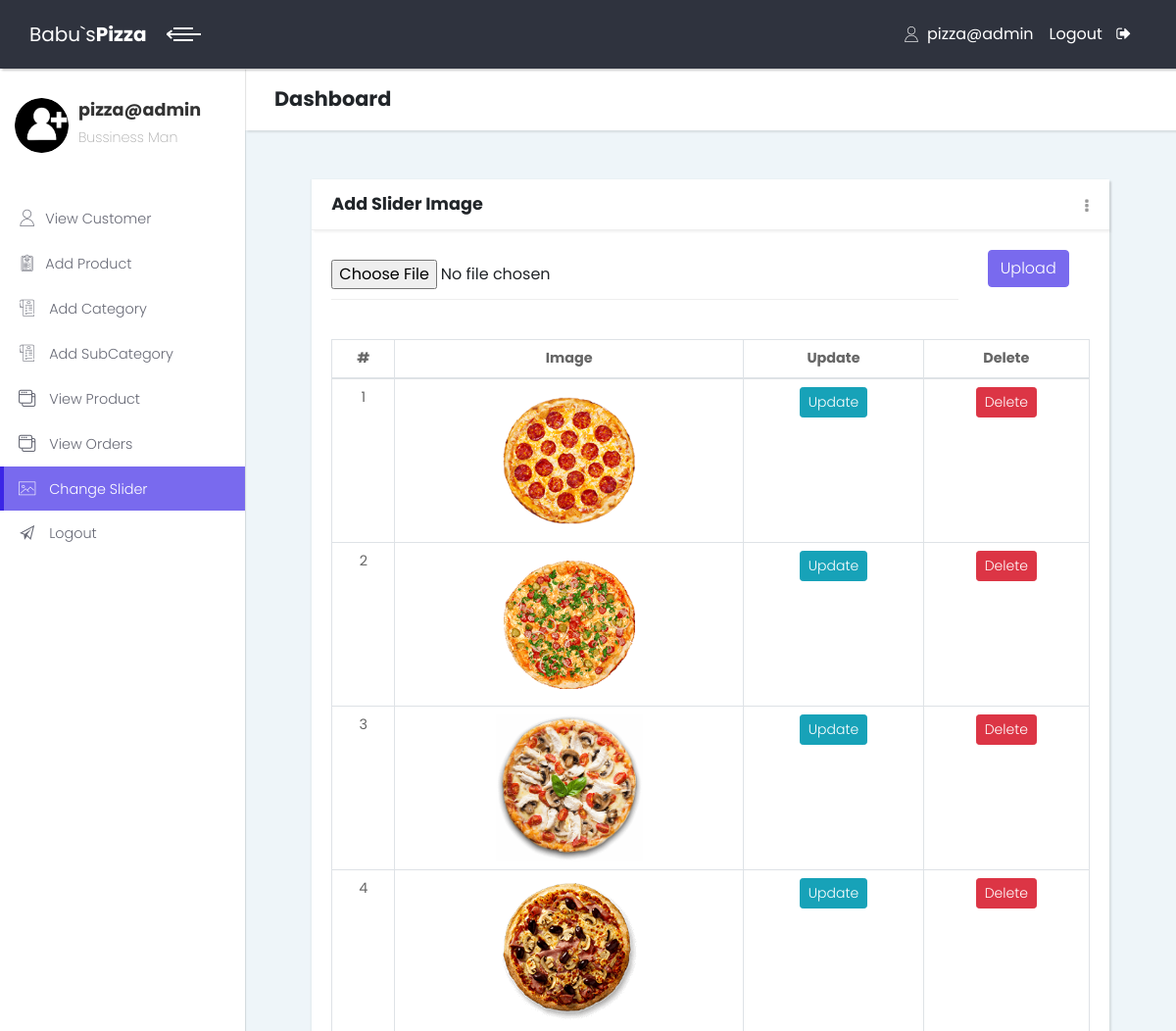
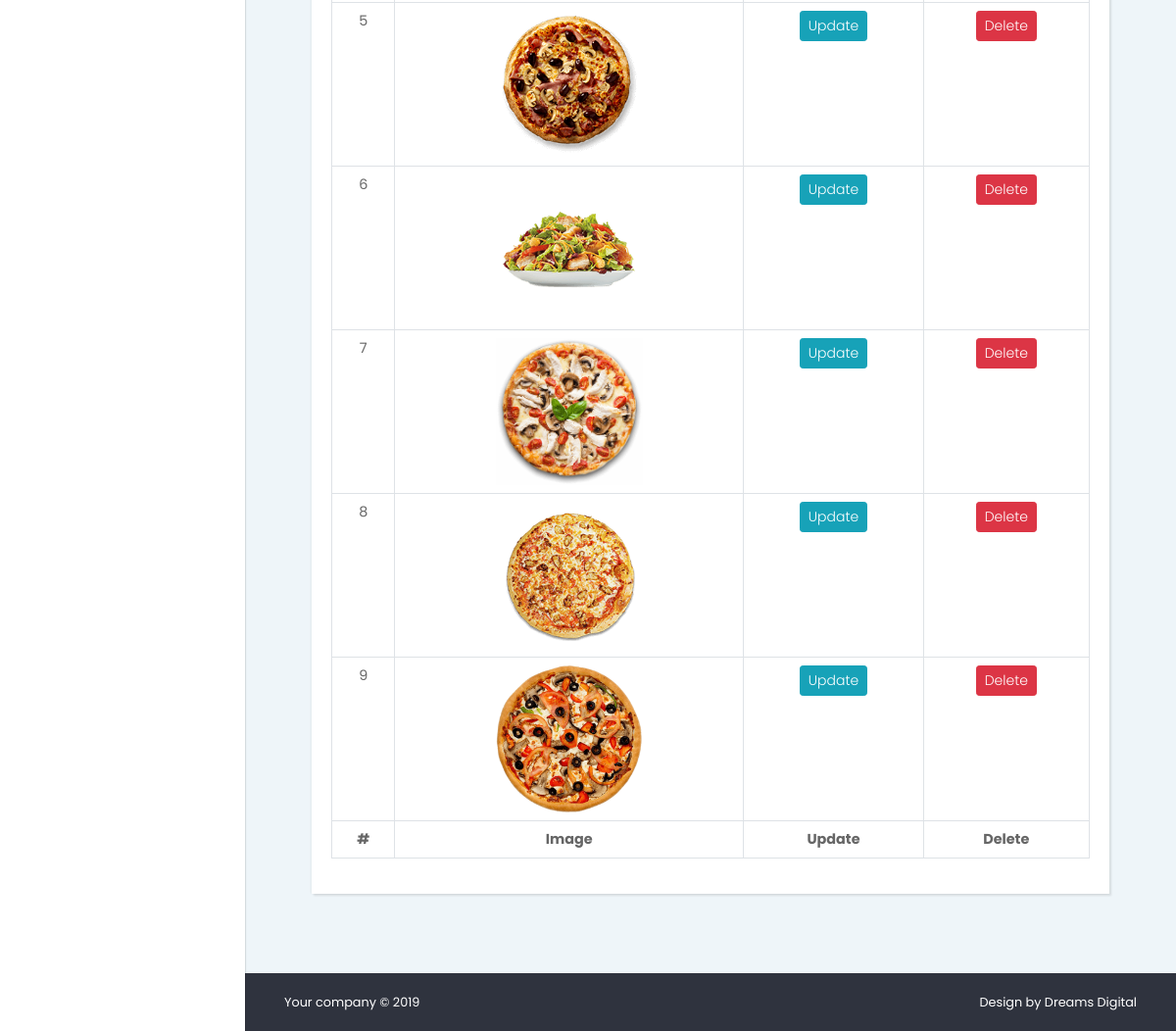
Page /Admin/change_slider.php (signed in) on the committed database (2 pictures, top to bottom).
### tables this page shows
CREATE TABLE `slider` (
  `slid_id` int(11) NOT NULL,
  `slide` varchar(255) NOT NULL
);

### Admin/change_slider.php (the view, shortened to what this page needs)
<?php include 'pages/header.php';?>
<div class="page-content d-flex align-items-stretch">
        <nav class="side-navbar">
          <div class="sidebar-header d-flex align-items-center">
            <div class="avatar">
            <img src="img/admin.png" alt="..." class="img-fluid rounded-circle">
            </div>
            <div class="title">
              <h1 class="h4">
                <?php echo $_SESSION['admin']; ?>
              </h1>
              <p>Bussiness Man</p>
            </div>
          </div>
          <ul class="list-unstyled">
            <li >
              <a href="view_customer.php">
                <i class="icon-user">
                </i>View Customer
              </a>
            </li>
            <li>
              <a href="add_product.php">
                <i class="icon-padnote">
                </i>Add Product
              </a>
            </li>
            <li>
              <a href="add_category.php">
                <i class="icon-bill"></i>
                Add Category
              </a>
              </li>
              <li class="">
                <a href="subcategory.php">
                  <i class="icon-bill"></i>
                    Add SubCategory
                </a>
            </li>
            <li>
              <a href="view_product.php">
                <i class="icon-interface-windows"></i>
                View Product
              </a>
            </li>
            <li>
              <a href="view_orders.php">
                <i class="icon-interface-windows"></i>
                View Orders
              </a>
            </li>
            <li class="active">
              <a href="change_slider.php">
                <i class="icon-picture"></i>
              Change Slider
            </a>
          </li>
            <li>
              <a href="logout.php">
                <i class="icon-paper-airplane"></i>
              Logout </a>
            </li>
          </ul>
        </nav>
        <div class="content-inner">
          <header class="page-header">
            <div class="container-fluid">
              <h2 class="no-margin-bottom">Dashboard</h2>
            </div>
          </header>
          <section class="updates padding-top">
            <div class="container-fluid">
              <div class="row justify-content-center">
                <div class="col-lg-11">
                  <div class="recent-updates card">
                    <div class="card-close">
                      <div class="dropdown">
                        <button type="button" id="closeCard6" data-toggle="dropdown" aria-haspopup="true" aria-expanded="false" class="dropdown-toggle"><i class="fa fa-ellipsis-v"></i></button>
                      </div>
                    </div>
                    <div class="card-header">
                      <h3 class="h4">Add Slider Image</h3>
                    </div>
                      <div class="card-body padding">
                        <form action=""  method="post" enctype="multipart/form-data">
                          <div class="row">
                              <div class="col-sm-10">
                                <div class="form-group">
                                  <input type="file" name="file"  class="input-material" autofocus="autofocus" placeholder="Upload slider image..">
                                </div>
                              </div>
                              <div class="col-sm-2">
                                <div class="form-group">
                                  <button type="submit" name="upload" class="btn btn-primary">Upload</button>
                                </div>
                              </div>
                          </div>
                        </form>
                        <table id="myTable" class="table table-bordered table-hover text-black text-center mt-4">
                            <thead class="text-black">
                            <tr class="text-black">
                              <th>#</th>
                              <th>Image</th>
                              <th>Update</th>
                              <th>Delete</th>
                            </tr>
                            </thead>
                            <tbody>
                              <?php
                              $query="SELECT * FROM slider";
                              $run=mysqli_query($con,$query);
                              while ($row=mysqli_fetch_array($run)) {
                                $img=$row['slide'];
                                ?>
                                  <tr>
                                    <td><?php echo $row['slid_id'];?></td>
                                    <td>
                                        <img class="" src="img/<?php echo htmlentities($img);?>" style="width: 150px; height: 150px;">
                                    </td>
                                    <td>
                                      <button class="btn btn-info btn-sm editimage">Update</button>
                                    </td>
                                    <td><button class="btn btn-danger btn-sm deletimage">Delete</button></td>
                                  </tr>
                                <?php
                              }
                             ?>
                            </tbody>
                            <tfoot>
                            <tr>
                              <th>#</th>
                              <th>Image</th>
                              <th>Update</th>
                              <th>Delete</th>
                            </tr>
                            </tfoot>
                          </table>
                      </div>
                    </div>
                    </div>
                  </div>
                </div>
          </section>
          <?php include 'pages/footer.php';?>

### Admin/pages/header.php (shortened to what this page needs)
<!DOCTYPE html>
<html>
  <head>
    <link rel="stylesheet" href="vendor/bootstrap/css/bootstrap.min.css">
    <link rel="stylesheet" href="vendor/font-awesome/css/font-awesome.min.css">
    <link rel="stylesheet" href="css/fontastic.css">
    <link rel="stylesheet" href="css/style.default.css" id="theme-stylesheet">
    <link rel="stylesheet" href="css/custom.css">
      <link rel="stylesheet" type="text/css" href="https://cdnjs.cloudflare.com/ajax/libs/sweetalert/0.4.2/sweet-alert.css">
  <link rel="stylesheet" href="https://cdn.datatables.net/1.10.20/css/jquery.dataTables.min.css">
  </head>
  <body>
    <div class="page">
      <header class="header">
        <nav class="navbar">
          <div class="container-fluid">
            <div class="navbar-holder d-flex align-items-center justify-content-between">
              <div class="navbar-header">
              <a href="index.html" class="navbar-brand d-none d-sm-inline-block">
                  <div class="brand-text d-none d-lg-inline-block">
                    <span>Babu`s  </span><strong>Pizza</strong>
                  </div>
                </a>
                <a id="toggle-btn" href="#" class="menu-btn active">
                  <span></span>
                  <span></span>
                  <span></span>
                </a>
              </div>
              <ul class="nav-menu list-unstyled d-flex flex-md-row align-items-md-center">
                <li class="nav-item d-flex align-items-center">
                  <i class="icon-user mr-2"></i>
                    <?php echo $_SESSION['admin'];?>
                </li>
                <li class="nav-item"><a href="logout.php" class="nav-link logout">
                  <span class="d-none d-sm-inline">Logout</span>
                  <i class="fa fa-sign-out"></i></a>
                </li>
              </ul>
            </div>
          </div>
        </nav>
      </header>

### Admin/pages/footer.php (shortened to what this page needs)
<footer class="main-footer">
            <div class="container-fluid">
              <div class="row">
                <div class="col-sm-6">
                  <p>Your company &copy; 2019</p>
                </div>
                <div class="col-sm-6 text-right">
                  <p>Design by <a href="#" class="external">Dreams Digital</a></p>
                </div>
              </div>
            </div>
          </footer>
        </div>
      </div>
    </div>
  </body>
</html>

### Admin/css/custom.css (style rules this page uses)
.table td, .table th { padding: 8px; }

### rows in the picture
slider: slid_id "1", slide (picture)
slider: slid_id "2", slide (picture)
slider: slid_id "3", slide (picture)
slider: slid_id "4", slide (picture)
slider: slid_id "5", slide (picture)
slider: slid_id "6", slide (picture)
slider: slid_id "7", slide (picture)
slider: slid_id "8", slide (picture)
slider: slid_id "9", slide (picture)

### other values in the picture
$_SESSION['admin'] "pizza@admin"
